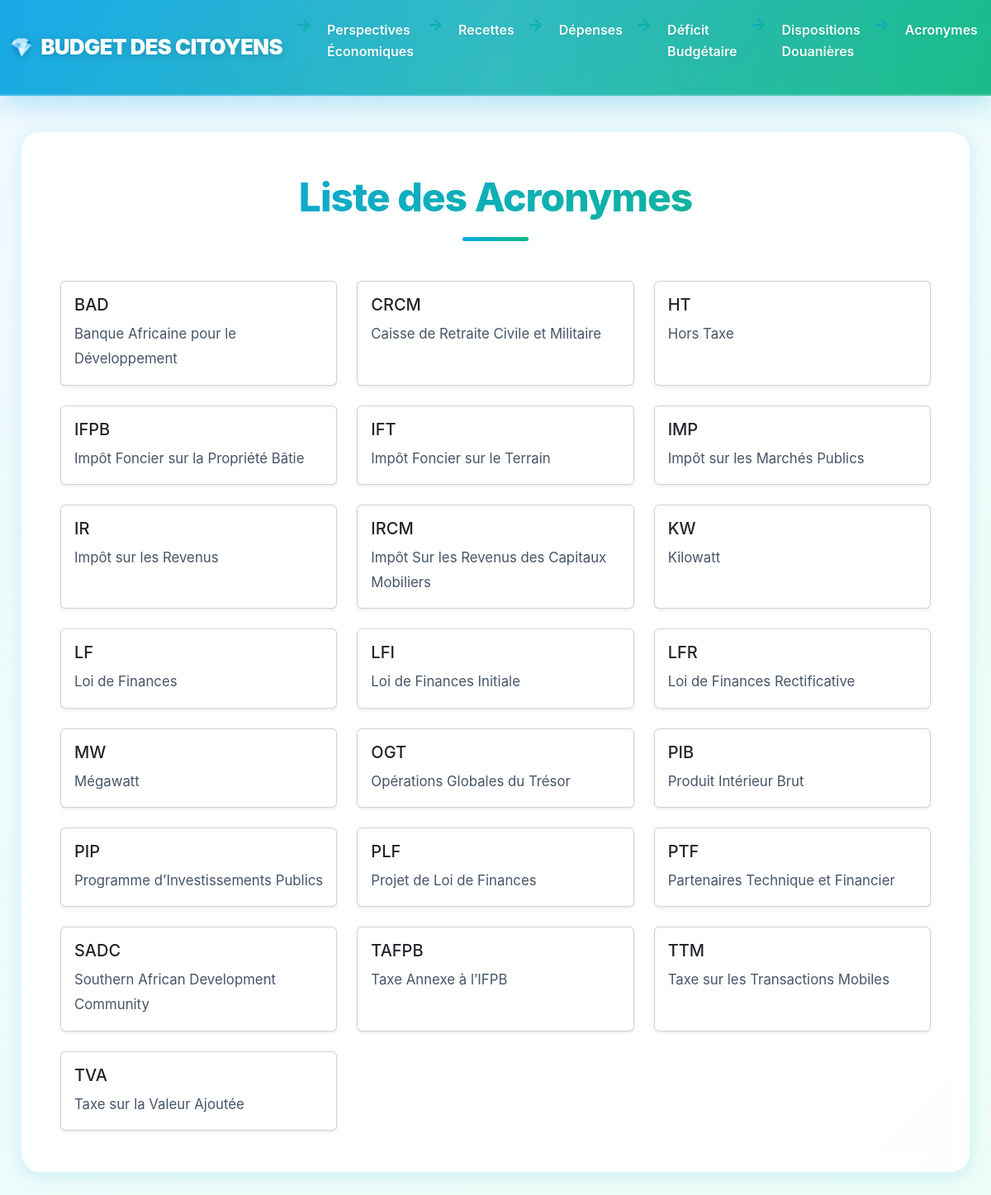
The page /pages/Acronyme.php on the database its author committed.
### tables this page shows
CREATE TABLE Acronymes (
    id INT PRIMARY KEY AUTO_INCREMENT,
    acronyme VARCHAR(10),
    definition VARCHAR(200)
);

### inc/connexion.php (called while the page is built, shortened)
<?php
function dbconnect(){
  static $connect = null;
  if($connect === null){
      $connect = mysqli_connect('localhost','root','','Budget_citoyens');
      mysqli_set_charset($connect,'utf8mb4');
  }
  return $connect;
}
?>

### inc/functions.php (called while the page is built, shortened)
<?php
    include("connexion.php");
    function get_all_acronyme()
    {
         $requete = "SELECT * FROM Acronymes";
        $result = mysqli_query(dbconnect(),$requete);
        $result_array = [];
        if ($result) {
            while ($row = mysqli_fetch_assoc($result)) {
                $result_array[] = $row;
            }
        } else {
            echo "Error: " . mysqli_error(dbconnect());
        }
        return $result_array;
    }
?>

### pages/Acronyme.php (the view)
<?php
include('../inc/header.php');
$acro = get_all_acronyme();
?>
<div class="container mt-5">
    <h1 class="mb-4 text-center titre">Liste des Acronymes</h1>
    <div class="row row-cols-1 row-cols-md-2 row-cols-lg-3 g-4">
        <?php foreach ($acro as $a) { ?>
            <div class="col">
                <div class="card h-100 shadow-sm">
                    <div class="card-body">
                        <h5 class="card-title"><?= htmlspecialchars($a['acronyme']); ?></h5>
                        <p class="card-text"><?= htmlspecialchars($a['definition']); ?></p>
                    </div>
                </div>
            </div>
        <?php } ?>
    </div>
</div>
</body>
</html>

### inc/header.php (shortened to what this page needs)
<?php
include('functions.php');
?>
<!DOCTYPE html>
<html lang="en">
<head>
    <link rel="stylesheet" href="../assets/bootstrap/css/bootstrap.min.css">
    <link href="https://cdn.jsdelivr.net/npm/bootstrap@5.3.0/dist/css/bootstrap.min.css" rel="stylesheet">
    <link rel="stylesheet" href="../assets/bootstrap/style.css">
</head>
<br>
<body>
    <nav class="navbar navbar-expand-lg navbar-custom">
        <div class="container-fluid">
            <a class="navbar-brand" href="../pages/index.php">BUDGET DES CITOYENS</a>
            <div class="collapse navbar-collapse" id="navbarNav">
                <ul class="navbar-nav">
                    <li class="nav-item">
                        <a class="nav-link" href="../pages/Perspectives_economiques.php">Perspectives Économiques</a>
                    </li>
                    <li class="nav-item">
                        <a class="nav-link" href="../pages/Recettes.php">Recettes</a>
                    </li>
                    <li class="nav-item">
                        <a class="nav-link" href="../pages/Depenses.php">Dépenses</a>
                    </li>
                    <li class="nav-item">
                        <a class="nav-link" href="../pages/Deficit_budgetaire.php">Déficit Budgétaire</a>
                    </li>
                    <li class="nav-item">
                        <a class="nav-link" href="../pages/Disp_douan.php">Dispositions Douanières</a>
                    </li>
                    <li class="nav-item">
                        <a class="nav-link" href="../pages/Acronyme.php">Acronymes</a>
                    </li>
                </ul>
            </div>
        </div>
    </nav>
</body>
</html>

### rows shown on the page
acronymes: acronyme "BAD", definition "Banque Africaine pour le Développement"
acronymes: acronyme "CRCM", definition "Caisse de Retraite Civile et Militaire"
acronymes: acronyme "HT", definition "Hors Taxe"
acronymes: acronyme "IFPB", definition "Impôt Foncier sur la Propriété Bâtie"
acronymes: acronyme "IFT", definition "Impôt Foncier sur le Terrain"
acronymes: acronyme "IMP", definition "Impôt sur les Marchés Publics"
acronymes: acronyme "IR", definition "Impôt sur les Revenus"
acronymes: acronyme "IRCM", definition "Impôt Sur les Revenus des Capitaux Mobiliers"
acronymes: acronyme "KW", definition "Kilowatt"
acronymes: acronyme "LF", definition "Loi de Finances"
acronymes: acronyme "LFI", definition "Loi de Finances Initiale"
acronymes: acronyme "LFR", definition "Loi de Finances Rectificative"
acronymes: acronyme "MW", definition "Mégawatt"
acronymes: acronyme "OGT", definition "Opérations Globales du Trésor"
acronymes: acronyme "PIB", definition "Produit Intérieur Brut"
acronymes: acronyme "PIP", definition "Programme d’Investissements Publics"
acronymes: acronyme "PLF", definition "Projet de Loi de Finances"
acronymes: acronyme "PTF", definition "Partenaires Technique et Financier"
acronymes: acronyme "SADC", definition "Southern African Development Community"
acronymes: acronyme "TAFPB", definition "Taxe Annexe à l’IFPB"
acronymes: acronyme "TTM", definition "Taxe sur les Transactions Mobiles"
acronymes: acronyme "TVA", definition "Taxe sur la Valeur Ajoutée"
